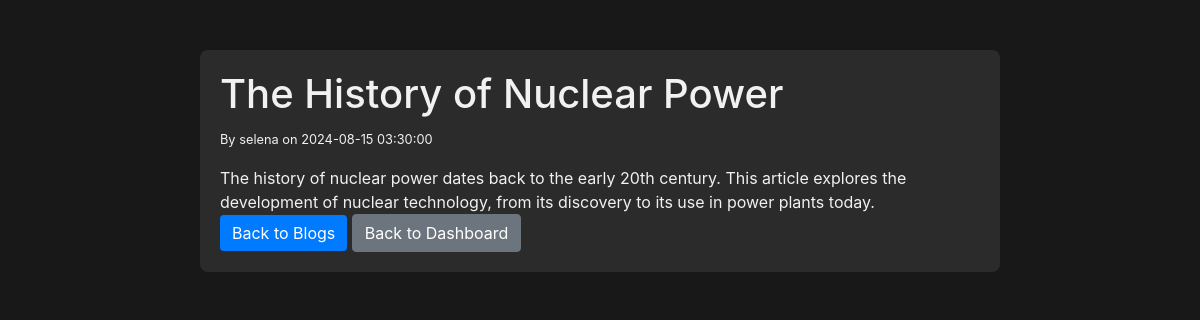
The app's page /blog.php?id=12 (signed in) with its own data.
### tables this page shows
CREATE TABLE `blogs` (
  `id` int NOT NULL,
  `title` varchar(255) NOT NULL,
  `content` text NOT NULL,
  `author_id` int NOT NULL,
  `created_at` timestamp NULL DEFAULT CURRENT_TIMESTAMP
);

CREATE TABLE `users` (
  `id` int NOT NULL,
  `username` varchar(255) NOT NULL,
  `email` varchar(255) NOT NULL,
  `password` varchar(255) NOT NULL,
  `created_at` timestamp NULL DEFAULT CURRENT_TIMESTAMP
);

### blog.php (the view, shortened to what this page needs)
<?php
include 'db_connect.php';
$blog_id = intval($_GET['id']);
$stmt = $conn->prepare("SELECT blogs.title, blogs.content, users.username AS author, blogs.created_at
                         FROM blogs JOIN users ON blogs.author_id = users.id
                         WHERE blogs.id = ?");
$stmt->bind_param("i", $blog_id);
$stmt->execute();
$stmt->store_result();
$stmt->bind_result($title, $content, $author, $created_at);
?>
<!DOCTYPE html>
<html lang="en">
<head>
    <link rel="stylesheet" href="https://stackpath.bootstrapcdn.com/bootstrap/4.5.2/css/bootstrap.min.css">
</head>
<body>
    <div class="container">
        <h1><?php echo htmlspecialchars($title); ?></h1>
        <p><small>By <?php echo htmlspecialchars($author); ?> on <?php echo htmlspecialchars($created_at); ?></small></p>
        <div class="blog-content">
            <?php echo nl2br(htmlspecialchars($content)); ?>
        </div>
        <a href="blogs.php" class="btn btn-primary">Back to Blogs</a>
        <a href="dashboard.php" class="btn btn-secondary">Back to Dashboard</a>
    </div>
</body>
</html>

### blog.php (style rules this page uses)
body { background-color: #181818; color: #f1f1f1; }
.container { max-width: 800px; margin-top: 50px; background-color: #2b2b2b; padding: 20px; border-radius: 8px; }
.btn-primary { background-color: #007bff; border: none; }

### records on screen
blogs: title "The History of Nuclear Power", users.username "selena", created_at "2024-08-15 03:30:00", content "The history of nuclear power dates back to the early 20th century. This article explores the development of nuclear technology, from its discovery to its use in power plants today."
